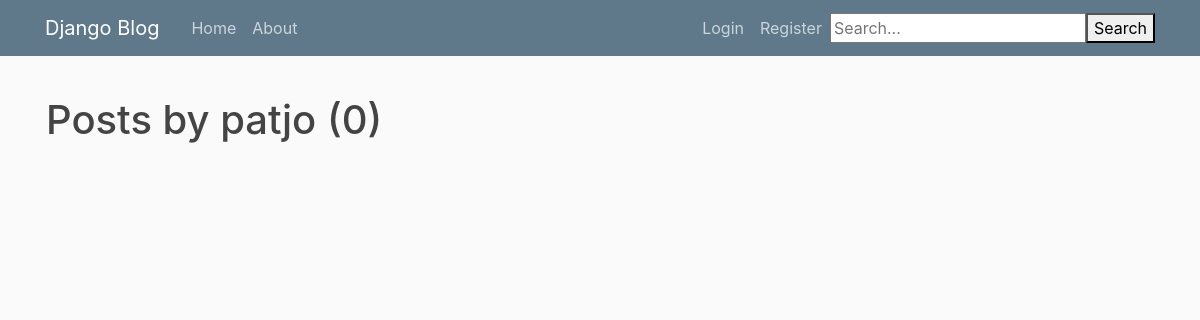
/user/patjo, run on an earlier commit of the app's database.
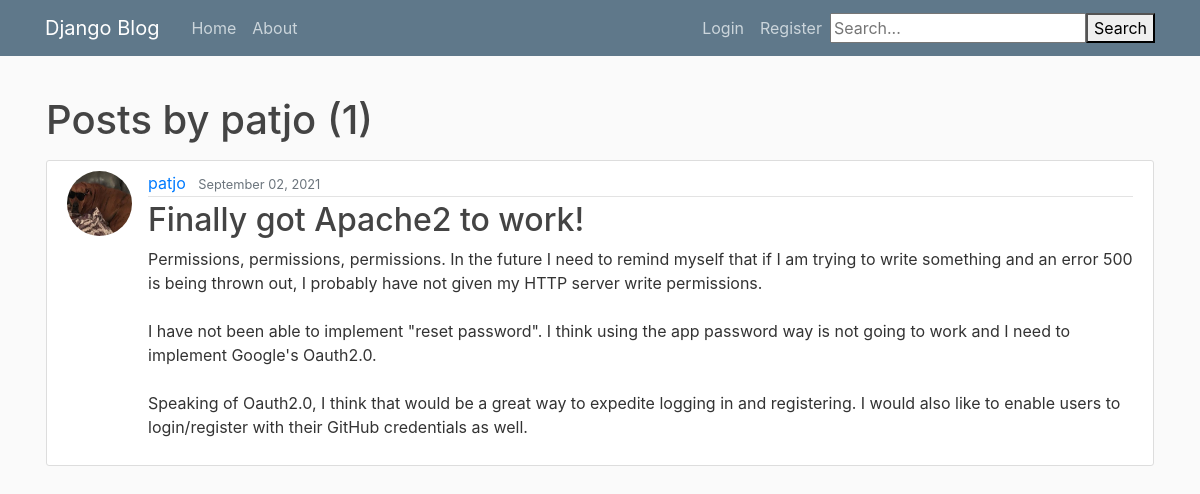
And on a later commit of the database.
### blog/models.py (models this page shows, shortened)
class Post(models.Model):
    title = models.CharField(max_length=100)
    content = models.TextField()
    date_posted = models.DateTimeField(default=timezone.now)
    author = models.ForeignKey(User, on_delete=models.CASCADE)

### users/models.py (models this page shows, shortened)
class Profile(models.Model):
    user = models.OneToOneField(User, on_delete=models.CASCADE)
    image = models.ImageField(default='default.jpg', upload_to='profile_pics')

### blog/views.py (the view)
# urls.py: path('user/<str:username>', UserPostListView.as_view(), name='user-posts'),
class UserPostListView(ListView):
    model = Post
    template_name = 'blog/user_posts.html'  # <app>/<model>_<viewtype>.html
    context_object_name = 'posts'
    paginate_by = 5
    def get_queryset(self):
        user = get_object_or_404(User, username=self.kwargs.get('username'))
        return Post.objects.filter(author=user).order_by('-date_posted')

### blog/templates/blog/user_posts.html (shortened to what this page needs)
{% extends "blog/base.html" %}
{% block content %}
    <h1 class="mb-3">Posts by {{ view.kwargs.username }} ({{ page_obj.paginator.count }})</h1>
    {% for post in posts %}
        <article class="media content-section">
          <img class="rounded-circle article-img" src="{{ post.author.profile.image.url }}">
          <div class="media-body">
            <div class="article-metadata">
              <a class="mr-2" href="{% url 'user-posts' post.author.username %}">{{ post.author }}</a>
              <small class="text-muted">{{ post.date_posted|date:"F d, Y" }}</small>
            </div>
            <h2><a class="article-title" href="{% url 'post-detail' post.id %}">{{ post.title }}</a></h2>
            <p class="article-content">{{ post.content }}</p>
          </div>
        </article>
    {% endfor %}
{% endblock content %}

### blog/templates/blog/base.html (shortened to what this page needs)
{% load static %}
<!DOCTYPE html>
<html>
<head>
    <link rel="stylesheet" href="https://maxcdn.bootstrapcdn.com/bootstrap/4.0.0/css/bootstrap.min.css">
    <link rel="stylesheet" type="text/css" href="{% static 'blog/main.css' %}">
</head>
<body>
    <header class="site-header">
      <nav class="navbar navbar-expand-md navbar-dark bg-steel fixed-top">
        <div class="container">
          <a class="navbar-brand mr-4" href="{% url 'blog-home' %}">Django Blog</a>
          <div class="collapse navbar-collapse" id="navbarToggle">
            <div class="navbar-nav mr-auto">
              <a class="nav-item nav-link" href="{% url 'blog-home' %}">Home</a>
              <a class="nav-item nav-link" href="{% url 'blog-about' %}">About</a>
            </div>
            {% if user.is_authenticated %}
            <div class="navbar-nav">
              <a class="nav-item nav-link text-nowrap " href="{% url 'post-create' %}">New Post</a>
              <a class="nav-item nav-link" href="{% url 'profile' %}">Profile</a>
              <a class="nav-item nav-link" href="{% url 'logout' %}">Logout</a>
            </div>
            {% else %}
            <div class="navbar-nav">
              <a class="nav-item nav-link" href="{% url 'login' %}">Login</a>
              <a class="nav-item nav-link" href="{% url 'register' %}">Register</a>
            </div>
            {% endif %}
            <form class='d-flex' action="{% url 'search_results' %}" method="get">
              <input name="q" type="text" placeholder="Search...">
              <button id='search' type='submit'>Search</button>
            </form>
          </div>
        </div>
      </nav>
    </header>
    <main role="main" class="container">
      <div class="row">
        <div class="w-100 p-3">
          {% block content %}{% endblock %}
        </div>
      </div>
    </main>
</body>
</html>

### blog/static/blog/main.css (style rules this page uses)
body { background: #fafafa; color: #333333; margin-top: 5rem; }
h1, h2, h3, h4, h5, h6 { color: #444444; }
.bg-steel { background-color: #5f788a; }
.site-header .navbar-nav .nav-link { color: #cbd5db; }
.content-section { background: #ffffff; padding: 10px 20px; border: 1px solid #dddddd; border-radius: 3px; margin-bottom: 20px; }
.article-title { color: #444444; }
.article-content { white-space: pre-line; }
.article-img { height: 65px; width: 65px; margin-right: 16px; }
.article-metadata { padding-bottom: 1px; margin-bottom: 4px; border-bottom: 1px solid #e3e3e3 }

What changed in the data, as far as the page shows it:
added Post: author.profile.image (placeholder picture), author "patjo", date_posted "September 02, 2021", title "Finally got Apache2 to work!", content "Permissions, permissions, permissions. In the future I need to remind myself that if I am trying to write something and an error 500 is being thrown out, I probably have not given my HTTP server write permissions. I have not been able to implement \"reset password\". I think using the app password way is not going to work and I need to implement Google's Oauth2.0. Speaking of Oauth2.0, I think that would be a great way to expedite logging in and registering. I would also like to enable users to login/register with their GitHub credentials as well."
Also different on the page:
{{ page_obj.paginator.count }}: "0" → "1"
